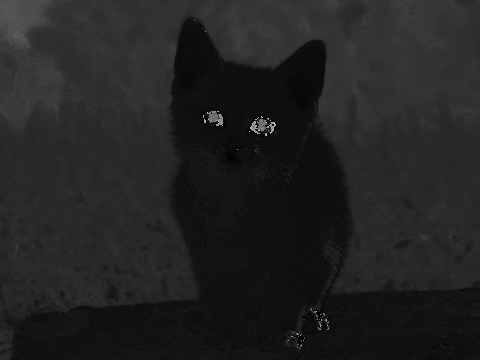
#> input picture 03. 키보드와 마우스 이벤트 처리/cat-h.png, 480 x 360 px
$ python 13.color_space_2.py
#> lines starting #> are read from the running program, lines starting #| are printed output that depends on the picture
import cv2
import numpy as np

H = cv2.imread('cat-h.png', cv2.IMREAD_GRAYSCALE)
#> H is the input picture: shape (360, 480); min 0, max 179, mean 34.5
S = cv2.imread('cat-s.png', cv2.IMREAD_UNCHANGED)
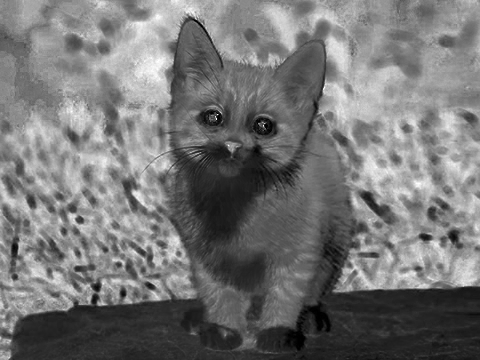
#> input picture 03. 키보드와 마우스 이벤트 처리/cat-s.png, 480 x 360 px
#> S is the input picture: shape (360, 480); min 0, max 255, mean 116.9
V = cv2.imread('cat-v.png', cv2.IMREAD_UNCHANGED)
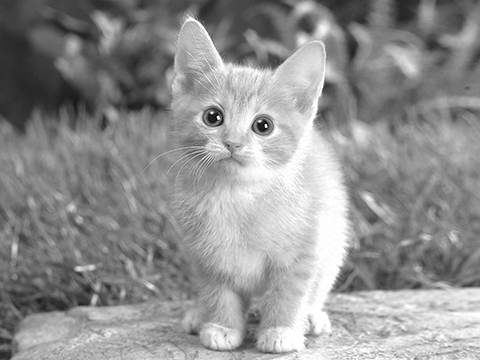
#> input picture 03. 키보드와 마우스 이벤트 처리/cat-v.png, 480 x 360 px
#> V is the input picture: shape (360, 480); min 1, max 255, mean 144.7

# BGR 처럼 merge할 경우 잘 못된 이미지를 생성한다.
HSV = cv2.merge((H,S,V))
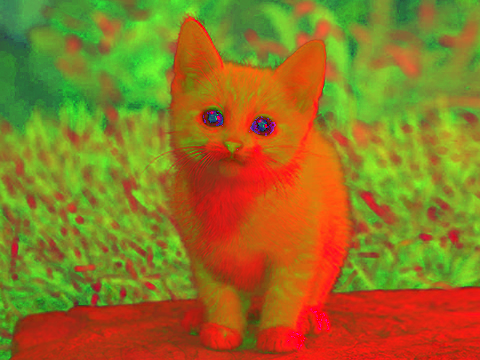
#> HSV: shape (360, 480, 3); mean of channels 0, 1, 2 34.5, 116.9, 144.7; drawn as B, G, R
BGR = cv2.cvtColor(HSV, cv2.COLOR_HSV2BGR)
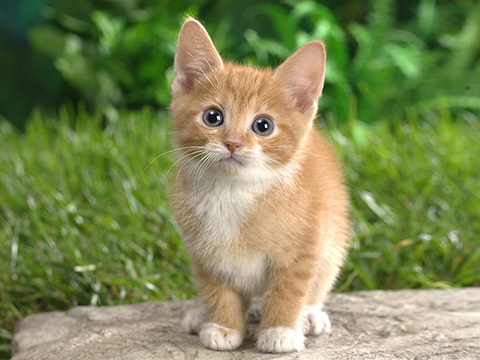
#> BGR: shape (360, 480, 3); mean B, G, R 85.2, 135.8, 125.4

cv2.imshow('H', H)
cv2.imshow('S', S)
cv2.imshow('V', V)
cv2.imshow('HSV', HSV)
cv2.imshow('BGR', BGR)
cv2.waitKey()

# [Quiz] image/hats_small.png 파일의 명도를 20% 줄여
# - image/hats_smallDim.png로 저장하자.
